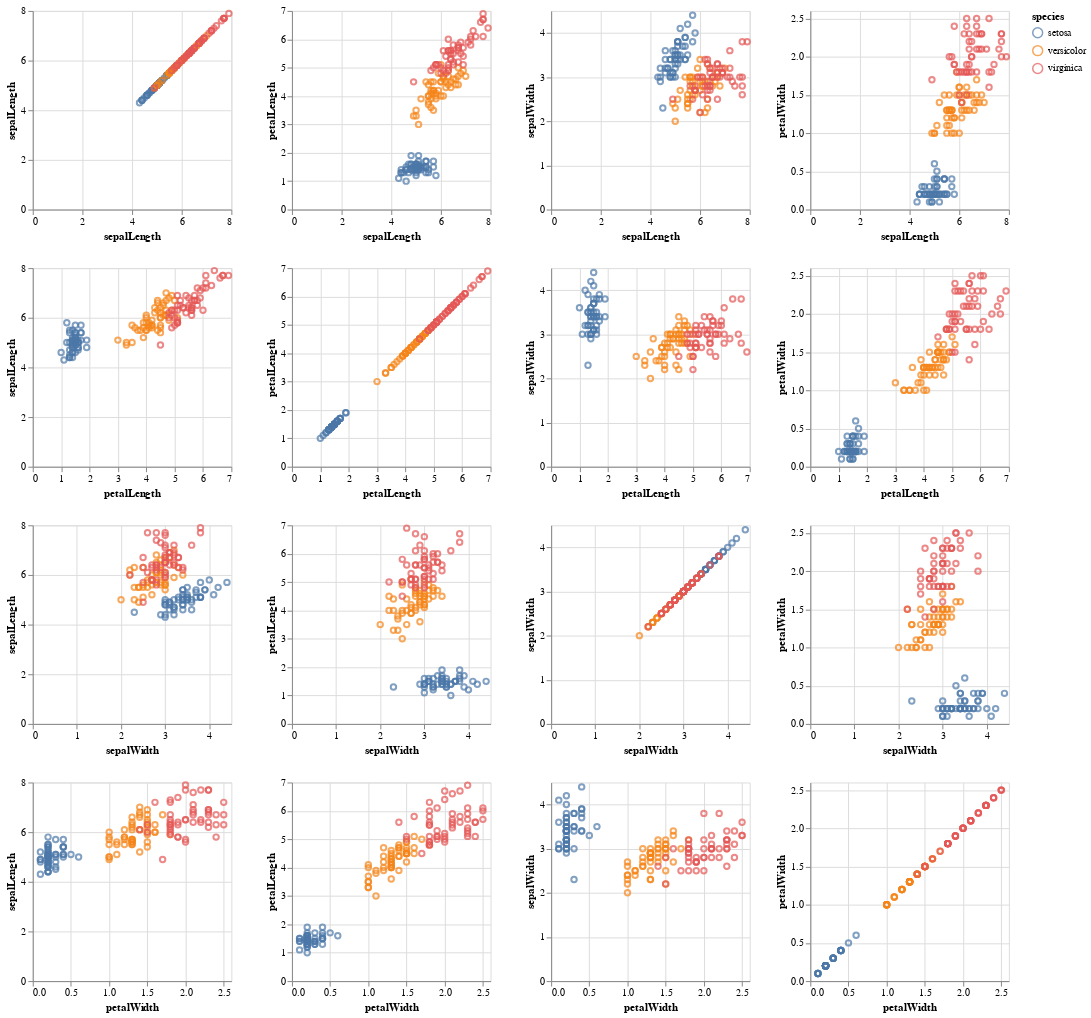

Write notebook code for a chart like this one.
### Markdown cell above
We can use chart composition to create multiple views which are linked together with a brush. We will use the SPLOM as an example of linked multiple views.

### Code cell
cols = ["sepalLength", "petalLength", "sepalWidth", "petalWidth"]

alt.Chart(iris_df, width=200, height=200).mark_point().encode(
    x=alt.X(alt.repeat("row"), type="quantitative"),
    y=alt.X(alt.repeat("column"), type="quantitative"), 
    color="species:N", 
    tooltip="species:N"
).repeat(
    row=cols,
    column=cols
)

### Figure 1 — Vega-Lite specification as saved in the notebook (floating-point values rounded to 4 significant figures; data arrays with more than 128 entries replaced by an {"elided": "..."} marker saying what was removed)
{"config": {"view": {"continuousWidth": 300, "continuousHeight": 300}}, "repeat": {"column": ["sepalLength", "petalLength", "sepalWidth", "petalWidth"], "row": ["sepalLength", "petalLength", "sepalWidth", "petalWidth"]}, "spec": {"data": {"name": "data-a264acbd6e539a8b3afc0cb5f240fb57"}, "mark": {"type": "point"}, "encoding": {"color": {"field": "species", "type": "nominal"}, "tooltip": {"field": "species", "type": "nominal"}, "x": {"field": {"repeat": "row"}, "type": "quantitative"}, "y": {"field": {"repeat": "column"}, "type": "quantitative"}}, "height": 200, "width": 200}, "$schema": "https://vega.github.io/schema/vega-lite/v5.15.1.json", "datasets": {"data-a264acbd6e539a8b3afc0cb5f240fb57": {"elided": "150 records"}}}
